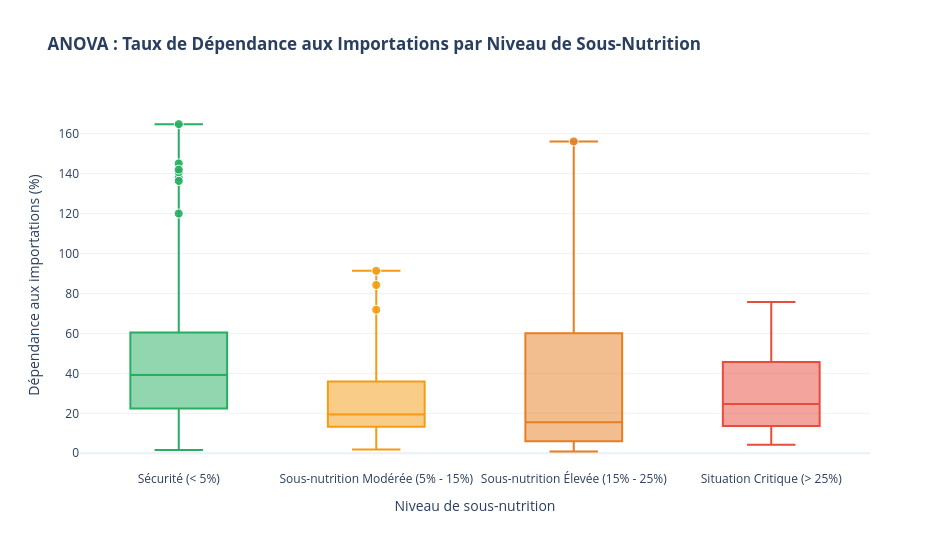

The code cell stored with this chart in its notebook:
### Markdown cell above
- Nature des variables : Quantitative continue (taux_dependance_import_pct) vs Qualitative à 4 modalités (niveau_sousnutrition)

- Test sélectionné : ANOVA à un facteur (Analyse de Variance).

- Seuil de significativité : alpha = 0,05.- 
- Justification : L'ANOVA est le test paramétrique adapté pour comparer les moyennes d'une variable quantitative continue (taux_dependance_import_pct) à travers les modalités d'une variable qualitative à 4 catégories (niveau_sousnutrition).

- Formulation des hypothèses : Hypothèse nulle H_0 : Le taux moyen de dépendance aux importations est identique quel que soit le niveau de sous-nutrition du pays. Hypothèse alternative H_1 : Au moins un groupe présente un taux moyen de dépendance aux importations significativement différent des autres.

### Code cell
categories_order = [cat_1, cat_2, cat_3, cat_4]

outliers_list = []
for cat in categories_order:
    df_cat = df_clean[df_clean["niveau_sousnutrition"] == cat]
    q1 = df_cat["taux_dependance_import_pct"].quantile(0.25)
    q3 = df_cat["taux_dependance_import_pct"].quantile(0.75)
    iqr = q3 - q1
    lower_bound = q1 - 1.5 * iqr
    upper_bound = q3 + 1.5 * iqr
    
    # Isolation des outliers de la catégorie
    df_outliers_cat = df_cat[
        (df_cat["taux_dependance_import_pct"] < lower_bound) |
        (df_cat["taux_dependance_import_pct"] > upper_bound)
    ]
    outliers_list.append(df_outliers_cat)

df_outliers = pd.concat(outliers_list)

fig = go.Figure()

# Boîtes (Sans survol, avec ta palette)
for cat in categories_order:
    df_cat = df_clean[df_clean["niveau_sousnutrition"] == cat]
    color = palette_satellite[cat]  
    
    fig.add_trace(go.Box(
        x=df_cat["niveau_sousnutrition"],
        y=df_cat["taux_dependance_import_pct"],
        name=cat,
        boxpoints=False,       
        marker_color=color,
        hoverinfo="none",     
        showlegend=False
    ))

# Outliers (Survol actif avec nom du pays)
for cat in categories_order:
    df_outliers_cat = df_outliers[df_outliers["niveau_sousnutrition"] == cat]
    color = palette_satellite[cat]
    
    if not df_outliers_cat.empty:
        fig.add_trace(go.Scatter(
            x=df_outliers_cat["niveau_sousnutrition"],
            y=df_outliers_cat["taux_dependance_import_pct"],
            mode='markers',
            marker=dict(size=9, color=color, opacity=0.9, line=dict(width=1, color='white')),
            text=df_outliers_cat["Zone"],
            hovertemplate="<b>📍 Pays : %{text}</b><br>Dépendance : %{y:.2f}%<extra></extra>",
            name=f"Outliers - {cat}",
            showlegend=False
        ))

fig.update_layout(
    title="<b>ANOVA : Taux de Dépendance aux Importations par Niveau de Sous-Nutrition</b>",
    xaxis=dict(
        title="Niveau de sous-nutrition",
        categoryorder='array',
        categoryarray=categories_order
    ),
    yaxis=dict(
        title="Dépendance aux importations (%)",
        gridcolor="rgba(0,0,0,0.06)"
    ),
    template="plotly_white",
    width=950,
    height=550
)

fig.show()

### Figure 1 — Plotly figure (JSON) as saved in the notebook; plotly's stock layout.template omitted (floating-point values rounded to 4 significant figures)
{"data": [{"boxpoints": false, "hoverinfo": "none", "marker": {"color": "#27ae60"}, "name": "Sécurité (< 5%)", "showlegend": false, "type": "box", "x": ["Sécurité (< 5%)", "Sécurité (< 5%)", "Sécurité (< 5%)", "Sécurité (< 5%)", "Sécurité (< 5%)", "Sécurité (< 5%)", "Sécurité (< 5%)", "Sécurité (< 5%)", "Sécurité (< 5%)", "Sécurité (< 5%)", "Sécurité (< 5%)", "Sécurité (< 5%)", "Sécurité (< 5%)", "Sécurité (< 5%)", "Sécurité (< 5%)", "Sécurité (< 5%)", "Sécurité (< 5%)", "Sécurité (< 5%)", "Sécurité (< 5%)", "Sécurité (< 5%)", "Sécurité (< 5%)", "Sécurité (< 5%)", "Sécurité (< 5%)", "Sécurité (< 5%)", "Sécurité (< 5%)", "Sécurité (< 5%)", "Sécurité (< 5%)", "Sécurité (< 5%)", "Sécurité (< 5%)", "Sécurité (< 5%)", "Sécurité (< 5%)", "Sécurité (< 5%)", "Sécurité (< 5%)", "Sécurité (< 5%)", "Sécurité (< 5%)", "Sécurité (< 5%)", "Sécurité (< 5%)", "Sécurité (< 5%)", "Sécurité (< 5%)", "Sécurité (< 5%)", "Sécurité (< 5%)", "Sécurité (< 5%)", "Sécurité (< 5%)", "Sécurité (< 5%)", "Sécurité (< 5%)", "Sécurité (< 5%)", "Sécurité (< 5%)", "Sécurité (< 5%)", "Sécurité (< 5%)", "Sécurité (< 5%)", "Sécurité (< 5%)", "Sécurité (< 5%)", "Sécurité (< 5%)", "Sécurité (< 5%)", "Sécurité (< 5%)", "Sécurité (< 5%)", "Sécurité (< 5%)", "Sécurité (< 5%)", "Sécurité (< 5%)", "Sécurité (< 5%)", "Sécurité (< 5%)", "Sécurité (< 5%)", "Sécurité (< 5%)", "Sécurité (< 5%)", "Sécurité (< 5%)", "Sécurité (< 5%)", "Sécurité (< 5%)", "Sécurité (< 5%)", "Sécurité (< 5%)", "Sécurité (< 5%)", "Sécurité (< 5%)", "Sécurité (< 5%)", "Sécurité (< 5%)", "Sécurité (< 5%)"], "y": [36.82, 38.88, 9.547, 12.88, 59.85, 1.686, 43.66, 3.222, 37.43, 38.25, 12.23, 13.93, 38.17, 78.89, 23.0, 47.86, 23.11, 4.246, 64.53, 34.71, 29.17, 51.72, 49.11, 42.17, 51.51, 17.61, 34.28, 59.31, 65.12, 65.39, 56.24, 55.69, 33.54, 20.07, 54.35, 95.78, 138.0, 60.42, 26.88, 87.61, 22.36, 30.28, 16.12, 140.7, 39.0, 20.41, 65.73, 32.87, 46.44, 4.433, 21.23, 23.45, 76.68, 39.25, 7.663, 76.45, 120.0, 145.1, 56.16, 60.05, 50.17, 9.751, 67.68, 35.7, 25.69, 142.0, 52.98, 16.0, 43.99, 16.97, 136.3, 164.8, 14.17, 72.91]}, {"boxpoints": false, "hoverinfo": "none", "marker": {"color": "#f39c12"}, "name": "Sous-nutrition Modérée (5% - 15%)", "showlegend": false, "type": "box", "x": ["Sous-nutrition Modérée (5% - 15%)", "Sous-nutrition Modérée (5% - 15%)", "Sous-nutrition Modérée (5% - 15%)", "Sous-nutrition Modérée (5% - 15%)", "Sous-nutrition Modérée (5% - 15%)", "Sous-nutrition Modérée (5% - 15%)", "Sous-nutrition Modérée (5% - 15%)", "Sous-nutrition Modérée (5% - 15%)", "Sous-nutrition Modérée (5% - 15%)", "Sous-nutrition Modérée (5% - 15%)", "Sous-nutrition Modérée (5% - 15%)", "Sous-nutrition Modérée (5% - 15%)", "Sous-nutrition Modérée (5% - 15%)", "Sous-nutrition Modérée (5% - 15%)", "Sous-nutrition Modérée (5% - 15%)", "Sous-nutrition Modérée (5% - 15%)", "Sous-nutrition Modérée (5% - 15%)", "Sous-nutrition Modérée (5% - 15%)", "Sous-nutrition Modérée (5% - 15%)", "Sous-nutrition Modérée (5% - 15%)", "Sous-nutrition Modérée (5% - 15%)", "Sous-nutrition Modérée (5% - 15%)", "Sous-nutrition Modérée (5% - 15%)", "Sous-nutrition Modérée (5% - 15%)", "Sous-nutrition Modérée (5% - 15%)", "Sous-nutrition Modérée (5% - 15%)", "Sous-nutrition Modérée (5% - 15%)", "Sous-nutrition Modérée (5% - 15%)", "Sous-nutrition Modérée (5% - 15%)", "Sous-nutrition Modérée (5% - 15%)", "Sous-nutrition Modérée (5% - 15%)", "Sous-nutrition Modérée (5% - 15%)", "Sous-nutrition Modérée (5% - 15%)", "Sous-nutrition Modérée (5% - 15%)", "Sous-nutrition Modérée (5% - 15%)", "Sous-nutrition Modérée (5% - 15%)", "Sous-nutrition Modérée (5% - 15%)", "Sous-nutrition Modérée (5% - 15%)"], "y": [24.52, 16.63, 8.719, 23.43, 43.46, 13.53, 20.13, 33.12, 21.03, 7.58, 13.28, 15.31, 1.833, 7.516, 16.85, 15.48, 48.53, 61.16, 9.044, 8.464, 47.02, 71.82, 35.96, 42.99, 10.95, 9.914, 18.63, 64.78, 33.34, 16.66, 19.72, 14.6, 91.32, 84.22, 4.124, 19.04, 21.0, 28.39]}, {"boxpoints": false, "hoverinfo": "none", "marker": {"color": "#e67e22"}, "name": "Sous-nutrition Élevée (15% - 25%)", "showlegend": false, "type": "box", "x": ["Sous-nutrition Élevée (15% - 25%)", "Sous-nutrition Élevée (15% - 25%)", "Sous-nutrition Élevée (15% - 25%)", "Sous-nutrition Élevée (15% - 25%)", "Sous-nutrition Élevée (15% - 25%)", "Sous-nutrition Élevée (15% - 25%)", "Sous-nutrition Élevée (15% - 25%)", "Sous-nutrition Élevée (15% - 25%)", "Sous-nutrition Élevée (15% - 25%)", "Sous-nutrition Élevée (15% - 25%)", "Sous-nutrition Élevée (15% - 25%)", "Sous-nutrition Élevée (15% - 25%)", "Sous-nutrition Élevée (15% - 25%)", "Sous-nutrition Élevée (15% - 25%)", "Sous-nutrition Élevée (15% - 25%)", "Sous-nutrition Élevée (15% - 25%)", "Sous-nutrition Élevée (15% - 25%)", "Sous-nutrition Élevée (15% - 25%)", "Sous-nutrition Élevée (15% - 25%)", "Sous-nutrition Élevée (15% - 25%)", "Sous-nutrition Élevée (15% - 25%)", "Sous-nutrition Élevée (15% - 25%)", "Sous-nutrition Élevée (15% - 25%)", "Sous-nutrition Élevée (15% - 25%)", "Sous-nutrition Élevée (15% - 25%)"], "y": [7.576, 2.663, 85.3, 8.158, 18.49, 82.03, 156.1, 24.92, 78.66, 25.49, 67.49, 59.89, 0.8803, 15.54, 60.51, 4.205, 4.698, 26.66, 11.42, 10.59, 42.81, 9.522, 5.625, 6.119, 5.579]}, {"boxpoints": false, "hoverinfo": "none", "marker": {"color": "#e74c3c"}, "name": "Situation Critique (> 25%)", "showlegend": false, "type": "box", "x": ["Situation Critique (> 25%)", "Situation Critique (> 25%)", "Situation Critique (> 25%)", "Situation Critique (> 25%)", "Situation Critique (> 25%)", "Situation Critique (> 25%)", "Situation Critique (> 25%)", "Situation Critique (> 25%)", "Situation Critique (> 25%)", "Situation Critique (> 25%)", "Situation Critique (> 25%)", "Situation Critique (> 25%)", "Situation Critique (> 25%)", "Situation Critique (> 25%)", "Situation Critique (> 25%)", "Situation Critique (> 25%)", "Situation Critique (> 25%)", "Situation Critique (> 25%)", "Situation Critique (> 25%)"], "y": [35.79, 74.49, 24.61, 64.63, 13.08, 30.36, 17.37, 48.11, 8.46, 75.68, 17.21, 11.62, 56.17, 30.52, 15.53, 21.65, 38.49, 10.43, 4.267]}, {"hovertemplate": "<b>📍 Pays : %{text}</b><br>Dépendance : %{y:.2f}%<extra></extra>", "marker": {"color": "#27ae60", "line": {"color": "white", "width": 1}, "opacity": 0.9, "size": 9}, "mode": "markers", "name": "Outliers - Sécurité (< 5%)", "showlegend": false, "text": ["Lettonie", "Pays-Bas (Royaume des)", "Seychelles", "Slovénie", "Émirats arabes unis", "Belgique", "Luxembourg"], "type": "scatter", "x": ["Sécurité (< 5%)", "Sécurité (< 5%)", "Sécurité (< 5%)", "Sécurité (< 5%)", "Sécurité (< 5%)", "Sécurité (< 5%)", "Sécurité (< 5%)"], "y": [138.0, 140.7, 120.0, 145.1, 142.0, 136.3, 164.8]}, {"hovertemplate": "<b>📍 Pays : %{text}</b><br>Dépendance : %{y:.2f}%<extra></extra>", "marker": {"color": "#f39c12", "line": {"color": "white", "width": 1}, "opacity": 0.9, "size": 9}, "mode": "markers", "name": "Outliers - Sous-nutrition Modérée (5% - 15%)", "showlegend": false, "text": ["Mauritanie", "Trinité-et-Tobago", "Oman"], "type": "scatter", "x": ["Sous-nutrition Modérée (5% - 15%)", "Sous-nutrition Modérée (5% - 15%)", "Sous-nutrition Modérée (5% - 15%)"], "y": [71.82, 91.32, 84.22]}, {"hovertemplate": "<b>📍 Pays : %{text}</b><br>Dépendance : %{y:.2f}%<extra></extra>", "marker": {"color": "#e67e22", "line": {"color": "white", "width": 1}, "opacity": 0.9, "size": 9}, "mode": "markers", "name": "Outliers - Sous-nutrition Élevée (15% - 25%)", "showlegend": false, "text": ["Djibouti"], "type": "scatter", "x": ["Sous-nutrition Élevée (15% - 25%)"], "y": [156.1]}], "layout": {"height": 550, "title": {"text": "<b>ANOVA : Taux de Dépendance aux Importations par Niveau de Sous-Nutrition</b>"}, "width": 950, "xaxis": {"categoryarray": ["Sécurité (< 5%)", "Sous-nutrition Modérée (5% - 15%)", "Sous-nutrition Élevée (15% - 25%)", "Situation Critique (> 25%)"], "categoryorder": "array", "title": {"text": "Niveau de sous-nutrition"}}, "yaxis": {"gridcolor": "rgba(0,0,0,0.06)", "title": {"text": "Dépendance aux importations (%)"}}}}
